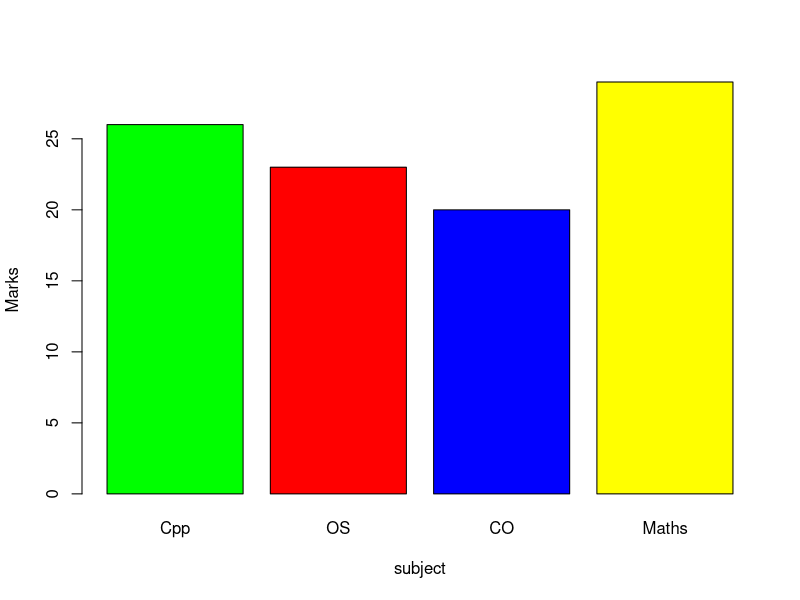

This figure's R source:
sub <- c("Cpp", "OS", "CO", "Maths")
marks <- c(26, 23, 20, 29)
colors = c("green", "red", "blue", "yellow")

barplot(marks, xlab="subject", ylab="Marks", names.arg = sub, col = colors)